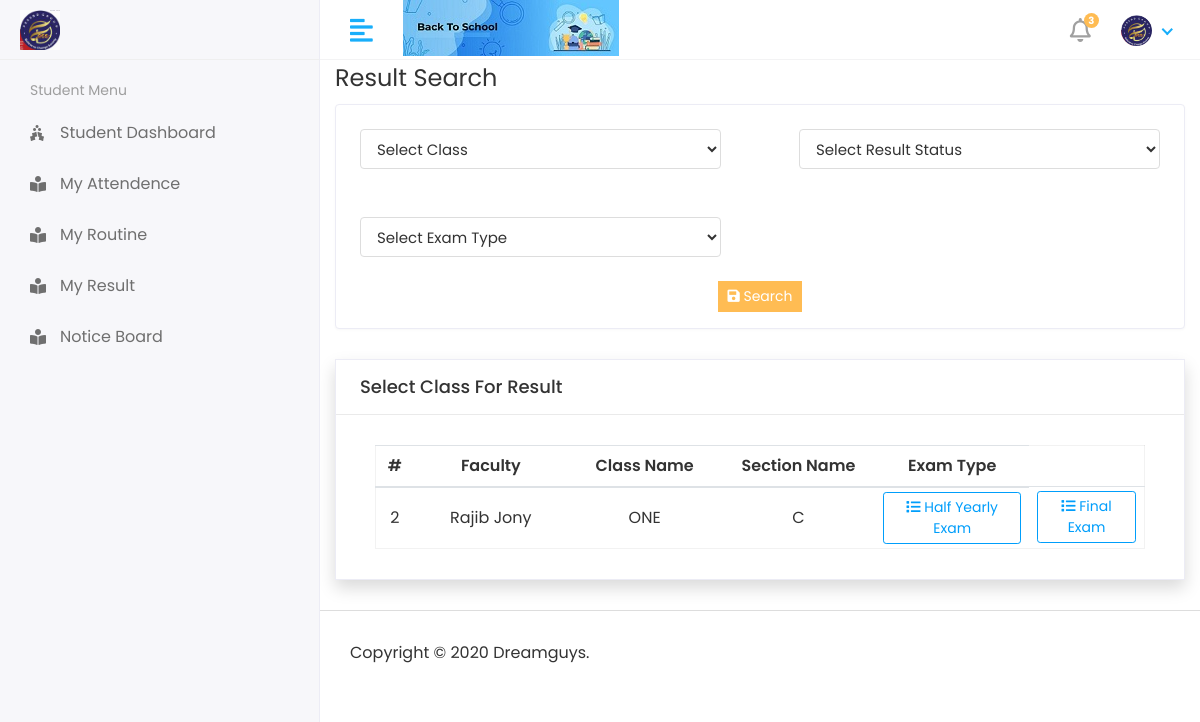
Screenshot of /student_result (signed in) with the database file from the repository.
### apps/Students/models/models.py (models this page shows, shortened)
class Class(models.Model):
    assigned_faculty = models.ForeignKey(Staff, on_delete=models.DO_NOTHING)
    assigned_section = models.ForeignKey(Section, on_delete=models.DO_NOTHING)
    name = models.CharField(max_length=250)

class ExamType(models.Model):
    name=models.CharField(max_length=250)
    active= models.BooleanField(default=True)

### apps/Staffs/models.py (models this page shows, shortened)
class Staff(models.Model):
    admin = models.OneToOneField(CustomUser,on_delete=models.CASCADE)
    address = models.TextField()
    dob= models.DateField(blank=True, null= True)
    religion= models.ForeignKey(Religion,on_delete=models.DO_NOTHING)
    nid_number= models.CharField(max_length=250,blank=True, null= True)
    phone_personal= models.CharField(max_length=250,blank=True, null= True)
    phone_emergengy= models.CharField(max_length=250,blank=True, null= True)
    gender = models.ForeignKey(Gender,on_delete=models.DO_NOTHING)
    active= models.BooleanField(default=True)
    created_at = models.DateTimeField(auto_now_add=True)
    updated_at = models.DateTimeField(auto_now=True)

### apps/users/models/models.py (models this page shows, shortened)
class CustomUser(AbstractUser):
    USER = (
        (1,'Admin'),
        (2,'STAFF'),
        (3,'STUDENT'),
    )
    user_type = models.CharField(choices=USER,max_length=50,default=1)
    profile_pic = models.ImageField(upload_to='media/profile_pic')

class Section(models.Model):
    name = models.CharField(max_length=200)
    active= models.BooleanField(default=True)
    created_at = models.DateTimeField(auto_now_add=True)
    updated_at = models.DateTimeField(auto_now=True)

### apps/Students/views.py (the view)
# urls.py: path(r'student_result',student_result,name='student_result'),
@login_required
def student_result(request):
    if request.user.user_type == '1':
        myClass = Class.objects.all()
    if request.user.user_type == '2':
        myClass = Class.objects.filter(assigned_faculty__admin__id = request.user.id).all()
    if request.user.user_type == '3':
        classIds=ClassStudent.objects.filter(
                student__admin__id = request.user.id)
        myClass=Class.objects.filter(
                id__in = classIds).all()
    examType= ExamType.objects.all()
    context['page_title'] = "Result Management"
    context['myClass'] = myClass
    context['examType'] = examType
    return render(request, 'Result/view_result.html',context)

### apps/Students/templates/Result/view_result.html (shortened to what this page needs)
{% extends 'base/base.html' %} {% block content %}
<div class="col-lg-12 col-md-12 col-sm-12 col-xs-12">
    <legend>Result Search</legend>
    <div class="card card-table">
    <div class="row">
      <div class="col-sm-6">
         <div class="card-body">
              <select class="form-control" name="class_id" >
                 <option>Select Class</option>
              </select>
        </div>
      </div>
    <div class="col-sm-6">
          <div class="card-body">
          <select class="form-control" name="result_status" >
              <option>Select Result Status</option>
          </select>
          </div>
    </div>
    <div class="col-sm-6">
        <div class="card-body">
        <select class="form-control" name="examType_status" >
            <option>Select Exam Type</option>
        </select>
        </div>
  </div>
    </div>
    <div class="row d-flex justify-content-center" >
      <button class="btn btn-sm btn-primary rounded-0 bg-gradient mb-3" ><i class="fa fa-save"></i> Search</button>
   </div>
   </div>
    <div class="card card-default rounded-0 shadow ">
        <div class="card-header">
            <div class="d-flex w-100 align-items-center justify-content-between">
                <h4 class="card-title fw-bold">Select Class For Result</h4>
            </div>
        </div>
        <div class="card-body">
            <div class="container-fluid">
                <table id="table_id" class="table table-hover table-center mb-0 ">
                    <colgroup>
                        <col width="5%">
                        <col width="20%">
                        <col width="20%">
                        <col width="20%">
                        <col width="20%">
                        <col width="15%">
                    </colgroup>
                    <thead>
                        <tr class="bg-gradient bg-opacity-50 ">
                            <th class="px-2 py-2 text-center">#</th>
                            <th class="px-2 py-2 text-center">Faculty</th>
                            <th class="px-2 py-2 text-center">Class Name</th>
                            <th class="px-2 py-2 text-center">Section Name</th>
                            <th class="px-2 py-2 text-center">Exam Type</th>
                        </tr>
                    </thead>
                    <tbody>
                        {% for class in myClass %}
                        <tr>
                            <td class="px-2 py-1 align-middle text-center">{{ class.id }}</td>
                            <td class="px-2 py-1 align-middle text-center">{{ class.assigned_faculty.admin.first_name }} {{ class.assigned_faculty.admin.last_name }}</td>
                            <td class="px-2 py-1 align-middle text-center">{{ class.name }}</td>
                            <td class="px-2 py-1 align-middle text-center">{{ class.assigned_section.name }}</td>
                            {% for i in examType %}
                            <td class="px-2 py-1 align-middle text-center">
                                <a class="btn btn-outline-info btn-sm" href="{% url 'VIEW_STUDENT_BY_CLASS' class.pk i.id %}" title="View">
                                    <i class="fa fa-list"></i> {{ i.name  }}
                                </a>
                            </td>
                            {% endfor %}
                        </tr>
                        {% endfor %}
                    </tbody>
                </table>
            </div>
        </div>
    </div>
</div>
{% endblock content %}

### apps/SchoolManagementSystemModules/static/css/style.css (style rules this page uses)
html { height: 100%; }
body { background-color: #fff; color: #333; font-family: 'Poppins', sans-serif; font-size: 1rem; height: 100%; line-height: 1.5; overflow-x: hidden; }
h1, h2, h3, h4, h5, h6 { font-family: 'Poppins', sans-serif; margin-top: 0; }
.form-control { border: 1px solid #ddd; box-shadow: none; color: #333; font-size: 15px; height: 40px; }
a { color: #009ce7; }
input, button, a { transition: all 0.4s ease; -moz-transition: all 0.4s ease; -o-transition: all 0.4s ease; -ms-transition: all 0.4s ease; -webkit-transition: all 0.4s ease; }
input, input:focus, button, button:focus { outline: none; }
.table { color: #333; max-width: 100%; margin-bottom: 0; width: 100%; }
.table.dataTable { border-collapse: collapse !important; border: 1px solid rgba(0, 0, 0, 0.05); }
.table thead tr th { font-weight: 600; }
.table tbody tr { border-bottom: 1px solid rgba(0, 0, 0, 0.05); }
.table.table-center td, .table.table-center th { vertical-align: middle; }
.btn-primary { background-color: #FFBC53; border: 1px solid #FFBC53; }
.btn-outline-info { color: #009efb; border-color: #009efb; }
.card { border: 1px solid #ececf5; box-shadow: 0 1px 3px 0 rgba(0, 0, 0, 0.03); margin-bottom: 1.875rem; }
.card-body { padding: 1.5rem; }
.card-header { border-bottom: 1px solid #e6e6e6; padding: 1rem 1.5rem; }
.card .card-header { background-color: #fff; border-bottom: 1px solid #eaeaea; }
.card .card-header .card-title { margin-bottom: 0; font-size: 18px; }

### rows the page displays
Class: id "2", assigned_faculty.admin.first_name "Rajib", assigned_faculty.admin.last_name "Jony", name "ONE", assigned_section.name "C"
ExamType: name "Half Yearly Exam"
ExamType: name "Final Exam"
